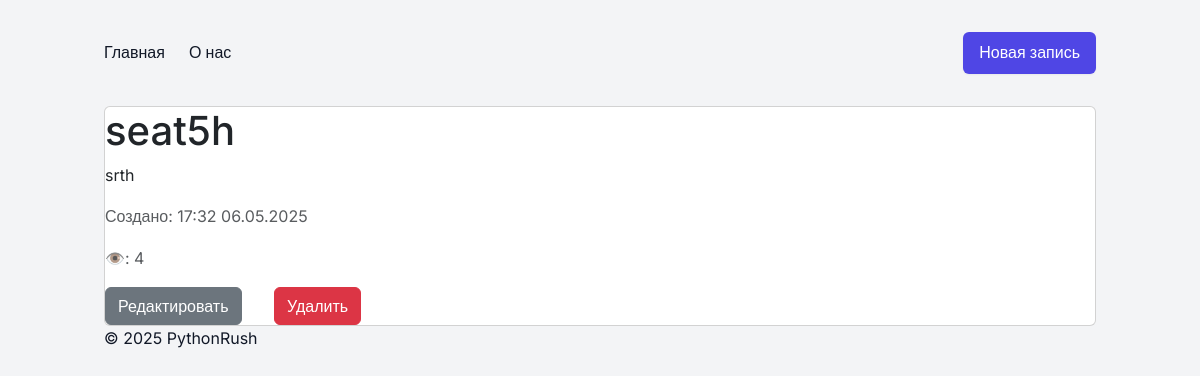
The app's page /articles/18/ with its own data.
### posts/models.py (models this page shows, shortened)
class Article(models.Model):
    title = models.CharField(max_length=200)
    content = models.TextField(blank=True)
    is_published = models.BooleanField(default=False)
    created_at = models.DateTimeField(auto_now_add=True)
    views = models.PositiveIntegerField(default=0)
    published = PublishedManager()
    objects = models.Manager()
    class Meta:
        ordering = ["-created_at"]

### posts/views.py (the view)
class ArticleDetailView(DetailView):
    model = Article
    template_name = 'posts/article_detail.html'
    context_object_name = 'article'
    def get_object(self, queryset=None):
        article = super().get_object(queryset)
        article.views += 1
        article.save(update_fields=['views'])
        return article

### posts/models.py (called while the page is built)
    def get_queryset(self):
        return super().get_queryset().filter(is_published=True)

### posts/templates/posts/article_detail.html (shortened to what this page needs)
{% extends "posts/base.html" %}
{% block content %}
<div class="card">
    <h1>{{ article.title }}{% if not article.is_published %}<em>(черновик)</em>{% endif %}</h1>
    <p>{{ article.content }}</p>
    <p class="text-muted">Создано: {{ article.created_at|date:"H:i d.m.Y" }}</p>
    <p class="text-muted">👁️: {{ article.views }}</p>
    <div class="row">
        <div class="col-2">
            <a href="{% url 'article_edit' article.pk %}"
               class="btn btn-secondary">Редактировать</a>
        </div>
        <div class="col-1">
            <a href="{% url 'article_delete' article.pk %}"
               class="btn btn-danger">Удалить</a>
        </div>
    </div>
</div>
{% endblock %}

### static/css/styles.css (style rules this page uses)
:root { --color-bg: #f3f4f6; --color-card: #ffffff; --color-primary: #4f46e5; --color-primary-dark: #4338ca; --color-secondary: #6b7280; --color-danger: #e11d48; --color-text: #111827; --color-muted: #6b7280; --radius: 0.375rem; --shadow-light: 0 1px 2px rgba(0,0,0,0.05); --shadow-medium: 0 4px 6px rgba(0,0,0,0.1); }
* { margin: 0; padding: 0; box-sizing: border-box; }
body { font-family: 'Inter', sans-serif; background-color: var(--color-bg); color: var(--color-text); line-height: 1.6; }

### records on screen
Article: title "seat5h", content "srth", created_at "17:32 06.05.2025", views "4"
